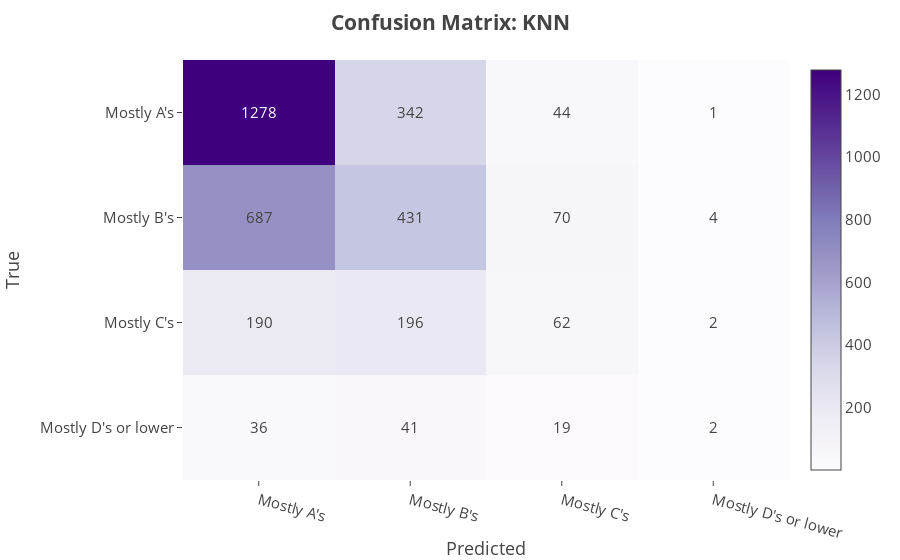

Notebook code cell kept with this figure:
### Code cell
cm_knn = confusion_matrix(y_tst, y_hat)
knn_cm_fig = display_confusion_matrix(y_tst, y_hat, title = 'Confusion Matrix: KNN', labels = num_to_grades.values())

### Figure 1 — Plotly figure (JSON) as saved in the notebook; plotly's stock layout.template omitted (floating-point values rounded to 4 significant figures)
{"data": [{"coloraxis": "coloraxis", "hovertemplate": "x: %{x}<br>y: %{y}<br>color: %{z}<extra></extra>", "name": "0", "text": [[1278, 342, 44, 1], [687, 431, 70, 4], [190, 196, 62, 2], [36, 41, 19, 2]], "texttemplate": "%{text}", "type": "heatmap", "x": ["Mostly A's", "Mostly B's", "Mostly C's", "Mostly D's or lower"], "xaxis": "x", "y": ["Mostly A's", "Mostly B's", "Mostly C's", "Mostly D's or lower"], "yaxis": "y", "z": [[1278, 342, 44, 1], [687, 431, 70, 4], [190, 196, 62, 2], [36, 41, 19, 2]]}], "layout": {"coloraxis": {"colorscale": [[0, "rgb(252,251,253)"], [0.125, "rgb(239,237,245)"], [0.25, "rgb(218,218,235)"], [0.375, "rgb(188,189,220)"], [0.5, "rgb(158,154,200)"], [0.625, "rgb(128,125,186)"], [0.75, "rgb(106,81,163)"], [0.875, "rgb(84,39,143)"], [1, "rgb(63,0,125)"]]}, "dragmode": "select", "font": {"size": 15}, "hovermode": "closest", "margin": {"t": 60}, "title": {"text": "<b>Confusion Matrix: KNN</b>"}, "xaxis": {"anchor": "y", "domain": [0, 1], "tickangle": 15, "title": {"text": "Predicted"}}, "yaxis": {"anchor": "x", "automargin": true, "autorange": "reversed", "domain": [0, 1], "tickmode": "linear", "title": {"text": "True"}}}}
